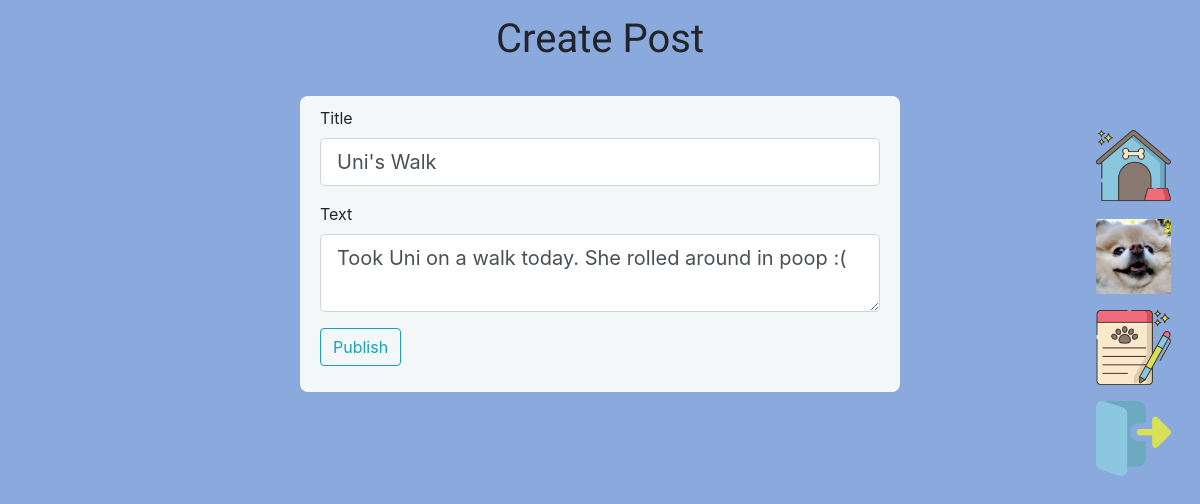
The app's page /2/update (signed in) with its own data.
### dawgblawg/models.py (models this page shows, shortened)
class User(db.Model,UserMixin):
    __tablename__= 'users'
    id = db.Column(db.Integer,primary_key=True)
    profile_image = db.Column(db.String(64),default='default_profile.png')
    email = db.Column(db.String(64),unique=True,index=True)
    username = db.Column(db.String(64),unique=True,index=True)
    password_hash = db.Column(db.String(128))
    about_me = db.Column(db.String(250),default='Certified Dog Lover.')
    posts = db.relationship('BlogPost',backref='author',lazy=True)

class BlogPost(db.Model):
    users = db.relationship(User)
    id = db.Column(db.Integer,primary_key=True)
    user_id = db.Column(db.Integer,db.ForeignKey('users.id'),nullable=False)
    date = db.Column(db.DateTime,nullable=False,default=datetime.utcnow)
    title = db.Column(db.String(140),nullable=False)
    text = db.Column(db.Text,nullable=False)

### dawgblawg/blog_posts/views.py (the view)
@blog_posts.route("/<int:blog_post_id>/update", methods=['GET', 'POST'])
@login_required
def update(blog_post_id):
    blog_post = BlogPost.query.get_or_404(blog_post_id)
    if blog_post.author != current_user:
        abort(403)
    form = BlogPostForm()
    if form.validate_on_submit():
        blog_post.title = form.title.data
        blog_post.text = form.text.data
        db.session.commit()
        flash('Post Updated')
        return redirect(url_for('blog_posts.blog_post', blog_post_id=blog_post.id))
    elif request.method == 'GET':
        form.title.data = blog_post.title
        form.text.data = blog_post.text
    return render_template('create_post.html', title='Update',
                           form=form)

### dawgblawg/blog_posts/forms.py
class BlogPostForm(FlaskForm):
    title = StringField('Title', validators=[DataRequired()])
    text = TextAreaField('Text', validators=[DataRequired()])
    submit = SubmitField('Publish')

### dawgblawg/models.py (called while the page is built)
@login_manager.user_loader
def load_user(user_id):
    return User.query.get(user_id)

### dawgblawg/templates/create_post.html (shortened to what this page needs)
{% extends "base.html" %}
{% block content %}
<div id="create-post-heading">
  <h1 align='center'>Create Post</h1>
</div>
<div>
  <form class="form-group" method="POST">
    <div class="form-group">
      {{form.title.label(class="form-control-label")}}
      {{form.title(class="form-control form-control-lg")}}
    </div>
    <div class="form-group">
      {{form.text.label(class="form-control-label")}}
      {{form.text(class="form-control form-control-lg")}}
    </div>
    <div class="form-group">
      {{form.submit(class="btn btn-outline-info")}}
    </div>
  </form>
</div>
{% endblock %}

### dawgblawg/templates/base.html (shortened to what this page needs)
<!DOCTYPE html>
<html lang="en" dir="ltr">
  <head>
    <link rel="stylesheet" href="https://maxcdn.bootstrapcdn.com/bootstrap/4.0.0/css/bootstrap.min.css">
    <link rel="stylesheet" type="text/css" href="{{ url_for('static', filename='style.css') }}">
  </head>
  <body>
  <ul class="nav">
    <li class="nav-item">
      <a class="nav-link hvr-wobble-horizontal" title="Home" href="{{ url_for('core.index') }}"><img class="nav-icon" src="../static/home-icon.png"></img></a>
    </li>
      {% if current_user.is_authenticated %}
      <li class='nav-link hvr-wobble-horizontal'><a title="My Account" href="{{ url_for('users.account') }}"><img class="nav-icon" src="{{url_for('static',filename='profile_pics/'+ current_user.profile_image)}}"></a></li>
      <li class='nav-link hvr-wobble-horizontal'><a title="Create Post" href="{{ url_for('blog_posts.create_post')}}"><img class="nav-icon" src="../static/register-icon.png"></a></li>
      <li class="nav-link hvr-wobble-horizontal"><a title="Logout" href="{{ url_for('users.logout') }}"><img class="nav-icon" src="../static/logout-icon.png"></a></li>
    </ul>
      {% endif %}
  {% block content %}
  {% endblock %}
  </body>
</html>

### dawgblawg/static/style.css (style rules this page uses)
html,body { background-color: #8aaade; }
form { max-width: 600px; margin: 10px auto; padding: 10px 20px; background: #f4f7f8; border-radius: 8px; }
.nav { width: 130px; position: fixed; z-index: 1; top: 100px; right: 10px; overflow-x: hidden; padding: 20px 20px; }
.nav a { display: block; }
.nav-icon { height: 75px; width: 75px; }
.hvr-wobble-horizontal { display: inline-block; vertical-align: middle; -webkit-transform: perspective(1px) translateZ(0); transform: perspective(1px) translateZ(0); box-shadow: 0 0 1px rgba(0, 0, 0, 0); }
#create-post-heading { font-family: 'Fredoka One', cursive; padding: 15px 2px 15px 2px; }

### records on screen
User: profile_image (picture)
BlogPost: title "Uni's Walk", text "Took Uni on a walk today. She rolled around in poop :("
